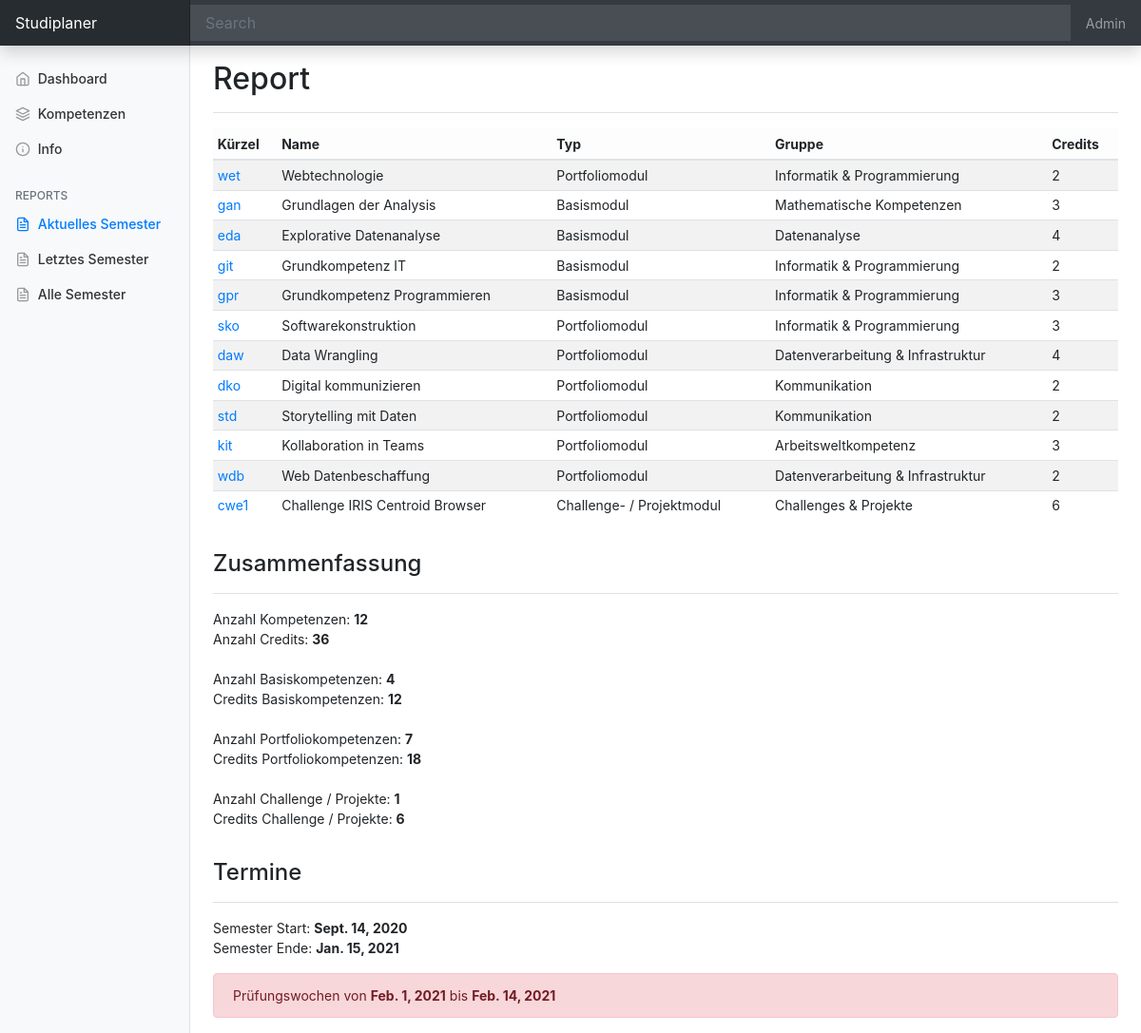
The app's page /report/current/ with its own data.
### kompetenzen/models.py (models this page shows, shortened)
class course(models.Model):
    id              = models.AutoField(primary_key=True)
    name            = models.CharField(max_length=200, null=True)
    shortname       = models.CharField(max_length=10, null=True)
    type            = models.ForeignKey(course_type, null=True, on_delete=models.SET_NULL, blank=True)
    group           = models.ForeignKey(course_group, null=True,on_delete=models.SET_NULL, blank=True)
    credits         = models.IntegerField(null=True)
    date_created    = models.DateTimeField(auto_now_add=True)
    done            = models.BooleanField(default=False)
    semester        = models.ForeignKey(course_semester, null=True, on_delete=models.SET_NULL, blank=True)
    link            = models.CharField(max_length=300, null=True, blank=True)

class course_type(models.Model):
    id              = models.AutoField(primary_key=True)
    name            = models.CharField(max_length=100, null=True)
    date_created    = models.DateTimeField(auto_now_add=True)
    def __str__(self):
        return self.name

class course_group(models.Model):
    id              = models.AutoField(primary_key=True)
    name            = models.CharField(max_length=100, null=True)
    maxcredits      = models.IntegerField(null=True)
    mincredits      = models.IntegerField(null=True)
    date_created    = models.DateTimeField(auto_now_add=True)
    def __str__(self):
        return self.name

class course_semester(models.Model):
    id              = models.AutoField(primary_key=True)
    name            = models.CharField(max_length=100, null=True)
    shortname       = models.CharField(max_length=4, null=True)
    start           = models.DateField(null=True)
    end             = models.DateField(null=True)
    current         = models.BooleanField(default=False)
    previous        = models.BooleanField(default=False)
    start_exam      = models.DateField(null=True)
    end_exam        = models.DateField(null=True)
    date_created    = models.DateTimeField(auto_now_add=True)

### kompetenzen/views.py (the view, shortened to what this page needs)
# urls.py: path('report/<str:name>/', views.report, name="report"),
def report(request, name):
     if name == "current":
          co = course.objects.filter(semester__current=True)
          so = course_semester.objects.get(current=True)
          bo = course.objects.filter(semester__current=True,type__name='Basismodul').count()
          bosum = course.objects.filter(semester__current=True,type__name='Basismodul').aggregate(sumcredits=Sum('credits'))['sumcredits']
          po = course.objects.filter(semester__current=True,type__name='Portfoliomodul').count()
          posum = course.objects.filter(semester__current=True,type__name='Portfoliomodul').aggregate(sumcredits=Sum('credits'))['sumcredits']
          cp = course.objects.filter(semester__current=True,type__name='Challenge- / Projektmodul').count()
          cpsum = course.objects.filter(semester__current=True,type__name='Challenge- / Projektmodul').aggregate(sumcredits=Sum('credits'))['sumcredits']
     coursetotal = 0
     creditstotal = 0
     for c in co:
          coursetotal += 1
          creditstotal += c.credits
     context = {'course':co,
               'semester':so,
               'coursetotal':coursetotal,
               'creditstotal':creditstotal,
               'bo':bo,
               'bosum':bosum,
               'po':po,
               'posum':posum,
               'cp':cp,
               'cpsum':cpsum
               }
     return render(request, 'kompetenzen/report.html', context)

### kompetenzen/templates/kompetenzen/report.html
{% extends 'kompetenzen/main.html' %}
{% block content %}
<main class="col-md-9 ml-sm-auto col-lg-10 px-md-4">
  <div class="d-flex justify-content-between flex-wrap flex-md-nowrap align-items-center pt-3 pb-2 mb-3 border-bottom">
    <h1 class="h2">Report</h1>
  </div>
  <div class="table-responsive">
    <table class="table table-striped table-sm">
      <thead class="table-light">
        <tr>
          <th>Kürzel</th>
          <th>Name</th>
          <th>Typ</th>
          <th>Gruppe</th>
          <th>Credits</th>
        </tr>
      </thead>
      <tbody>
        {% for i in course %}
        <tr>
          <td><a href="{% url 'coursedetail'  i.id %}">{{i.shortname}}</a></td>
          <td>{{i.name}}</td>
          <td>{{i.type}}</td>
          <td>{{i.group}}</td>
          <td>{{i.credits}}</td>
        </tr>
        {% endfor %}
      </tbody>
    </table>
    <div class="d-flex justify-content-between flex-wrap flex-md-nowrap align-items-center pt-3 pb-2 mb-3 border-bottom">
        <h4 class="h4">Zusammenfassung</h4>
    </div>
    <div>
      <p>
        Anzahl Kompetenzen: <b>{{coursetotal}}</b><br>
        Anzahl Credits: <b>{{creditstotal}}</b><br><br>
        Anzahl Basiskompetenzen: <b>{{bo}}</b><br>
        Credits Basiskompetenzen: <b>{{bosum}}</b><br><br>
        Anzahl Portfoliokompetenzen: <b>{{po}}</b><br>
        Credits Portfoliokompetenzen: <b>{{posum}}</b><br><br>
        Anzahl Challenge / Projekte: <b>{{cp}}</b><br>
        Credits Challenge / Projekte: <b>{{cpsum}}</b>
      </p>
    </div>
    <div class="d-flex justify-content-between flex-wrap flex-md-nowrap align-items-center pt-3 pb-2 mb-3 border-bottom">
        <h4 class="h4">Termine</h4>
    </div>
    <div>
        <p>Semester Start: <b>{{semester.start}}</b><br>
        Semester Ende: <b>{{semester.end}}</b></p>
        <div class="alert alert-danger" role="alert">
            Prüfungswochen von <b>{{semester.start_exam}}</b> bis <b>{{semester.end_exam}}</b>
        </div>
    </div>
  </div>
</main>
{% endblock %}

### static/css/main.css (style rules this page uses)
body { background-color: #ffffff; }

### static/css/dashboard.css (style rules this page uses)
body { font-size: .875rem; }

### records on screen
course: shortname "wet", name "Webtechnologie", type "Portfoliomodul", group "Informatik & Programmierung", credits "2"
course: shortname "gan", name "Grundlagen der Analysis", type "Basismodul", group "Mathematische Kompetenzen", credits "3"
course: shortname "eda", name "Explorative Datenanalyse", type "Basismodul", group "Datenanalyse", credits "4"
course: shortname "git", name "Grundkompetenz IT", type "Basismodul", group "Informatik & Programmierung", credits "2"
course: shortname "gpr", name "Grundkompetenz Programmieren", type "Basismodul", group "Informatik & Programmierung", credits "3"
course: shortname "sko", name "Softwarekonstruktion", type "Portfoliomodul", group "Informatik & Programmierung", credits "3"
course: shortname "daw", name "Data Wrangling", type "Portfoliomodul", group "Datenverarbeitung & Infrastruktur", credits "4"
course: shortname "dko", name "Digital kommunizieren", type "Portfoliomodul", group "Kommunikation", credits "2"
course: shortname "std", name "Storytelling mit Daten", type "Portfoliomodul", group "Kommunikation", credits "2"
course: shortname "kit", name "Kollaboration in Teams", type "Portfoliomodul", group "Arbeitsweltkompetenz", credits "3"
course: shortname "wdb", name "Web Datenbeschaffung", type "Portfoliomodul", group "Datenverarbeitung & Infrastruktur", credits "2"
course: shortname "cwe1", name "Challenge IRIS Centroid Browser", type "Challenge- / Projektmodul", group "Challenges & Projekte", credits "6"
course_semester: start "Sept. 14, 2020", end "Jan. 15, 2021", start_exam "Feb. 1, 2021", end_exam "Feb. 14, 2021"

### other values on screen
{{ coursetotal }} "12"
{{ creditstotal }} "36"
{{ bo }} "4"
{{ bosum }} "12"
{{ po }} "7"
{{ posum }} "18"
{{ cp }} "1"
{{ cpsum }} "6"
